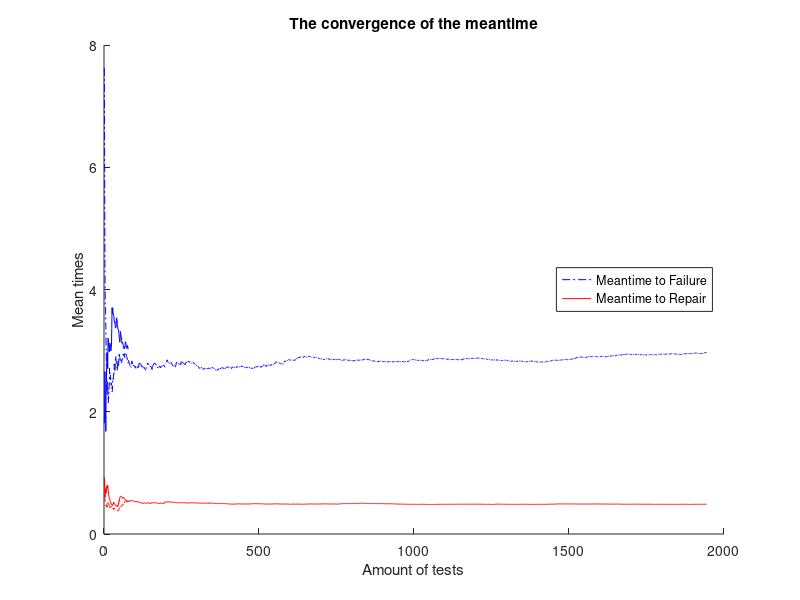

MATLAB code to generate this figure: (Note: this script raises an error after producing the figure.)
%% Assignment 1


%% Problem 2
clc;
Q = [-1/3 1/3; 2 -2];
q1 = 1/3; 
q2 = 2;
now = 0; % time pass from the beginning
state = 1; % name of the state 
tf = []; % list of the simulated time to failure
tr = []; % list of the simulated time to repair
mf = []; % list of the simulated mean time to failure
mr = []; % list of the simulated time to repair
mfb = false; % the check weither the mean time to failure satisfies the error condition
mrb = false; % the check weither the mean time to repair satisfies the error condition
for t=0:1:inf
    if(state == 1)
        h = exprnd(1/q1);
        tf = [tf h];
        mf = [mf mean(tf)];
        if (size(mf)*[0;1]>20)
            if and((abs(mf(end)-mf(end-1))<0.01*mf(end-1)), (abs(mf(end)-3)<0.03))
                if (mrb == true)
                    break;
                else
                    mfb = true;
                end
            end
        end
        now = now + h;
        state = 2;
    else
        h = exprnd(1/q2);
        tr = [tr h];
        mr = [mr mean(tr)];
        if (size(mr)*[0;1]>20)
            if and((abs(mr(end)-mr(end-1))<0.01*mr(end-1)), abs(mr(end)-0.5<0.005))
                if(mfb == true)
                    break;
                else
                    mrb = true;
                end
            end
        end
        now = now + h;
        state = 1;
    end
end

disp(mf(end));
disp(mr(end));
disp(t);

hold on;
title('The convergence of the meantime')
xlabel('Amount of tests');
ylabel('Mean times');
plot(mf, 'b-.');
plot(mr, 'r-');
legend('Meantime to Failure', 'Meantime to Repair', 'Location', 'East');


%% Problem 3

clc;
hold off;
Q = [-1/3 1/3; 2 -2];
now = 0; % time pass from the beginning
state = 1; % name of the state 
tf = []; % list of the simulated time to failure
tr = []; % list of the simulated time to repair
mf = []; % list of the simulated mean time to failure
mr = []; % list of the simulated time to repair
mfb = false; % the check weither the mean time to failure satisfies the error condition
mrb = false; % the check weither the mean time to repair satisfies the error condition
t1 = 0; % time recorder for failure
t2 = 0; % time recorder for repair
h = 0.01; % time step
P = expm(Q.*0.01);
while (now<5000)
    y = rand;
    if state==1
        if y > P(1,1)
            state = 2;
            t1 = t1 + h;
            tf = [tf t1];
            mf = [mf mean(tf)];
            if (size(mf)*[0;1]>20) 
                if and((abs(mf(end)-mf(end-1))<0.01*mf(end-1)), (abs(mf(end)-3)<0.03))
                    if (mrb == true)
                        break;
                    else
                        mfb = true;
                    end
                end
            end
            t1 = 0;
            now = now + h;
        else
            t1 = t1 + h;
            now = now+h;
        end
    else
        if y < P(2,2)
            t2 = t2+h;
            now = now + h;
        else
            state = 1;
            t2 = t2+h;
            tr = [tr t2];
            now = now + h;
            t2 = 0;
            mr = [mr mean(tr)];
            if (size(mr)*[0;1]>20)
                if and((abs(mr(end)-mr(end-1))<0.01*mr(end-1)), abs(mr(end)-0.5<0.005))
                    if(mfb == true)
                        break;
                    else
                        mrb = true;
                    end
                end
            end
        end
    end
end
        
hold on;
title('The convergence of the meantime')
xlabel('Amount of tests');
title('The convergence of the meantime')
ylabel('Mean times');
disp(mean(tf));
disp(mean(tr));
plot(mf, 'b-');
plot(mr, 'r-.');
legend('Meantime to Failure', 'Meantime to Repair', 'Location', 'East');



%% Problem 4
a=0.9967;  % the possibility of the component remains working.
b=0.0033;  % the possibility of the component breaks.
c=0.0198;  % the possibility of the component got repaired.
d=0.9802;  % the possibility of the component remains broken.

A=[a^3 3*a^2*b 3*a*b^2 b^3; 
    a^2*c a^2*d+2*a*b*c b^2*c+2*a*b*d b^2*d; 
    a*c^2 b*c^2+2*a*c*d a*d^2+2*b*c*d b*d^2;
    c^3 3*c^2*d 3*c*d^2 d^3];

Q = [-l l 0 0; mu -(mu + l) l 0; 0 2*mu -(2*mu + l) l; 0 0 3*mu -3*mu;];
A = expm(Q*1/100);
P = [A(1,1) A(1,2)+A(1,3)+A(1,4); (A(2,1)+A(3,1)+A(4,1))/3 (A(2,2)+A(2,3)+A(2,4)+A(3,2)+A(3,3)+A(3,4)+A(4,2)+A(4,3)+A(4,4))/3];

now = 0; % time pass from the beginning
state = 1; % name of the state 
tf = []; % list of the simulated time to failure
tr = []; % list of the simulated time to repair
mf = []; % list of the simulated mean time to failure
mr = []; % list of the simulated time to repair
mfb = false; % the check weither the mean time to failure satisfies the error condition
mrb = false; % the check weither the mean time to repair satisfies the error condition
t1 = 0; % time recorder for failure
t2 = 0; % time recorder for repair
h = 0.01; % time step
while (now<5000)
    y = rand;
    if state==1
        if y > P(1,1)
            state = 2;
            t1 = t1 + h;
            tf = [tf t1];
            mf = [mf mean(tf)];
            if (size(mf)*[0;1]>200) 
                if (abs(mf(end)-mf(end-1))<0.01*mf(end-1))
                    if (mrb == true)
                        break;
                    else
                        mfb = true;
                    end
                end
            end
            t1 = 0;
            now = now + h;
        else
            t1 = t1 + h;
            now = now+h;
        end
    else
        if y < P(2,2)
            t2 = t2+h;
            now = now + h;
        else
            state = 1;
            t2 = t2+h;
            tr = [tr t2];
            now = now + h;
            t2 = 0;
            mr = [mr mean(tr)];
            if (size(mr)*[0;1]>200)
                if (abs(mr(end)-mr(end-1))<0.01*mr(end-1))
                    if(mfb == true)
                        break;
                    else
                        mrb = true;
                    end
                end
            end
        end
    end
end
        
hold on;
title('The convergence of the meantime')
xlabel('Amount of tests');
title('The convergence of the meantime')
ylabel('Mean times');
disp(mean(tf));
disp(mean(tr));
plot(mf, 'b-');
plot(mr, 'r-.');
legend('Meantime to Failure', 'Meantime to Repair', 'Location', 'East');


%% Problem 5

Q = [-l l 0 ; mu -(mu + l) l ; 0 2*mu -2*mu];
A = expm(Q./100);
P = [(A(1,1)+A(1,2)+A(2,1)+A(2,2))/2 (A(1,3)+A(2,3))/2; A(3,1)+A(3,2) A(3,3)];

now = 0; % time pass from the beginning
state = 1; % name of the state 
tf = []; % list of the simulated time to failure
tr = []; % list of the simulated time to repair
mf = []; % list of the simulated mean time to failure
mr = []; % list of the simulated time to repair
mfb = false; % the check weither the mean time to failure satisfies the error condition
mrb = false; % the check weither the mean time to repair satisfies the error condition
t1 = 0; % time recorder for failure
t2 = 0; % time recorder for repair
h = 0.01; % time step
while (now<5000)
    y = rand;
    if state==1
        if y > P(1,1)
            state = 2;
            t1 = t1 + h;
            tf = [tf t1];
            mf = [mf mean(tf)];
            if (size(mf)*[0;1]>200) 
                if (abs(mf(end)-mf(end-1))<0.01*mf(end-1))
                    if (mrb == true)
                        break;
                    else
                        mfb = true;
                    end
                end
            end
            t1 = 0;
            now = now + h;
        else
            t1 = t1 + h;
            now = now+h;
        end
    else
        if y < P(2,2)
            t2 = t2+h;
            now = now + h;
        else
            state = 1;
            t2 = t2+h;
            tr = [tr t2];
            now = now + h;
            t2 = 0;
            mr = [mr mean(tr)];
            if (size(mr)*[0;1]>200)
                if (abs(mr(end)-mr(end-1))<0.01*mr(end-1))
                    if(mfb == true)
                        break;
                    else
                        mrb = true;
                    end
                end
            end
        end
    end
end
        
hold on;
title('The convergence of the meantime')
xlabel('Amount of tests');
title('The convergence of the meantime')
ylabel('Mean times');
disp(mean(tf));
disp(mean(tr));
plot(mf, 'b-');
plot(mr, 'r-.');
legend('Meantime to Failure', 'Meantime to Repair', 'Location', 'East');
